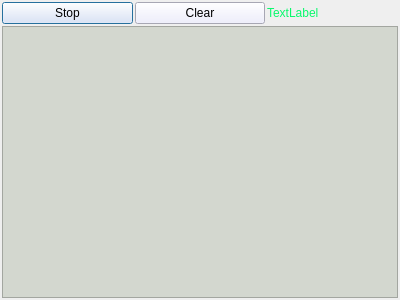
<?xml version="1.0" encoding="UTF-8"?>
<ui version="4.0">
 <class>DialogNode</class>
 <widget class="QDialog" name="DialogNode">
  <property name="geometry">
   <rect>
    <x>0</x>
    <y>0</y>
    <width>400</width>
    <height>300</height>
   </rect>
  </property>
  <property name="windowTitle">
   <string>Dialog</string>
  </property>
  <layout class="QGridLayout" name="gridLayout">
   <property name="leftMargin">
    <number>2</number>
   </property>
   <property name="topMargin">
    <number>2</number>
   </property>
   <property name="rightMargin">
    <number>2</number>
   </property>
   <property name="bottomMargin">
    <number>2</number>
   </property>
   <property name="spacing">
    <number>2</number>
   </property>
   <item row="0" column="0">
    <widget class="QPushButton" name="btn_status">
     <property name="styleSheet">
      <string notr="true">background-color: rgb(234, 234, 252);
</string>
     </property>
     <property name="text">
      <string>Stop</string>
     </property>
    </widget>
   </item>
   <item row="0" column="2">
    <widget class="QLabel" name="label">
     <property name="styleSheet">
      <string notr="true">color: rgb(8, 249, 108);
font: 14pt &quot;Ubuntu&quot;;</string>
     </property>
     <property name="text">
      <string>TextLabel</string>
     </property>
    </widget>
   </item>
   <item row="1" column="0" colspan="3">
    <widget class="QPlainTextEdit" name="plainTextEdit">
     <property name="styleSheet">
      <string notr="true">background-color: rgb(211, 215, 207);</string>
     </property>
     <property name="readOnly">
      <bool>true</bool>
     </property>
     <property name="maximumBlockCount">
      <number>2000</number>
     </property>
     <property name="centerOnScroll">
      <bool>false</bool>
     </property>
    </widget>
   </item>
   <item row="0" column="1">
    <widget class="QPushButton" name="btn_clear">
     <property name="styleSheet">
      <string notr="true">background-color: rgb(234, 234, 252);</string>
     </property>
     <property name="text">
      <string>Clear</string>
     </property>
    </widget>
   </item>
  </layout>
 </widget>
 <resources/>
 <connections/>
</ui>
